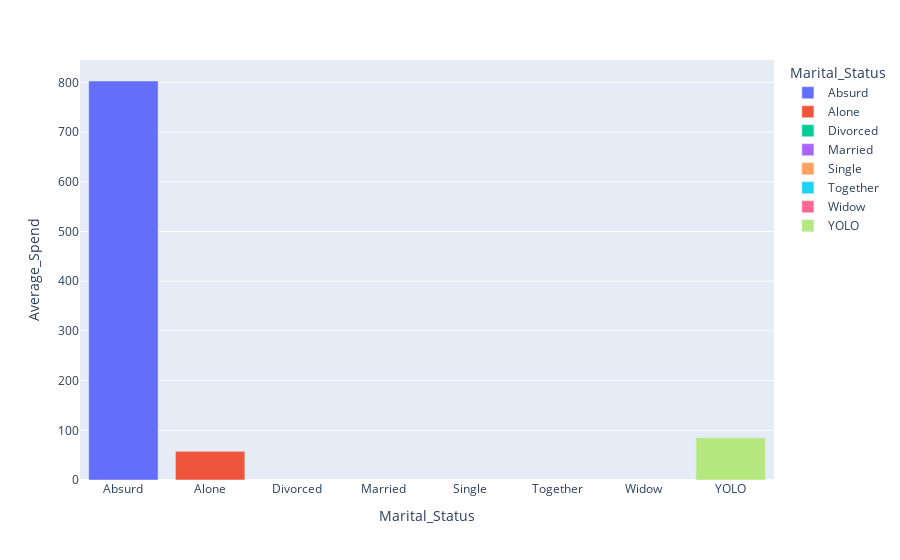

The notebook cell saved with this chart:
### Markdown cell above
This bar chart illustrates the average spending for each marital status. Specifically, it shows how the 'Average spend' varies across different categories in the Marital_Status column.

### Code cell
#Average spend by marital status

average_marital_spent = df_no_outliers.groupby(['Marital_Status'])['Average_Spend'].mean().reset_index()

fig_marital_spent = px.bar(average_marital_spent, x='Marital_Status', y='Average_Spend', color='Marital_Status')

fig_marital_spent.show()

### Figure 1 — Plotly figure (JSON) as saved in the notebook; plotly's stock layout.template omitted (floating-point values rounded to 4 significant figures)
{"data": [{"alignmentgroup": "True", "hovertemplate": "Marital_Status=%{x}<br>Average_Spend=%{y}<extra></extra>", "legendgroup": "Absurd", "marker": {"color": "#636efa", "pattern": {"shape": ""}}, "name": "Absurd", "offsetgroup": "Absurd", "orientation": "v", "showlegend": true, "textposition": "auto", "type": "bar", "x": ["Absurd"], "xaxis": "x", "y": [802.8], "yaxis": "y"}, {"alignmentgroup": "True", "hovertemplate": "Marital_Status=%{x}<br>Average_Spend=%{y}<extra></extra>", "legendgroup": "Alone", "marker": {"color": "#EF553B", "pattern": {"shape": ""}}, "name": "Alone", "offsetgroup": "Alone", "orientation": "v", "showlegend": true, "textposition": "auto", "type": "bar", "x": ["Alone"], "xaxis": "x", "y": [57.72], "yaxis": "y"}, {"alignmentgroup": "True", "hovertemplate": "Marital_Status=%{x}<br>Average_Spend=%{y}<extra></extra>", "legendgroup": "Divorced", "marker": {"color": "#00cc96", "pattern": {"shape": ""}}, "name": "Divorced", "offsetgroup": "Divorced", "orientation": "v", "showlegend": true, "textposition": "auto", "type": "bar", "x": ["Divorced"], "xaxis": "x", "y": [null], "yaxis": "y"}, {"alignmentgroup": "True", "hovertemplate": "Marital_Status=%{x}<br>Average_Spend=%{y}<extra></extra>", "legendgroup": "Married", "marker": {"color": "#ab63fa", "pattern": {"shape": ""}}, "name": "Married", "offsetgroup": "Married", "orientation": "v", "showlegend": true, "textposition": "auto", "type": "bar", "x": ["Married"], "xaxis": "x", "y": [null], "yaxis": "y"}, {"alignmentgroup": "True", "hovertemplate": "Marital_Status=%{x}<br>Average_Spend=%{y}<extra></extra>", "legendgroup": "Single", "marker": {"color": "#FFA15A", "pattern": {"shape": ""}}, "name": "Single", "offsetgroup": "Single", "orientation": "v", "showlegend": true, "textposition": "auto", "type": "bar", "x": ["Single"], "xaxis": "x", "y": [null], "yaxis": "y"}, {"alignmentgroup": "True", "hovertemplate": "Marital_Status=%{x}<br>Average_Spend=%{y}<extra></extra>", "legendgroup": "Together", "marker": {"color": "#19d3f3", "pattern": {"shape": ""}}, "name": "Together", "offsetgroup": "Together", "orientation": "v", "showlegend": true, "textposition": "auto", "type": "bar", "x": ["Together"], "xaxis": "x", "y": [null], "yaxis": "y"}, {"alignmentgroup": "True", "hovertemplate": "Marital_Status=%{x}<br>Average_Spend=%{y}<extra></extra>", "legendgroup": "Widow", "marker": {"color": "#FF6692", "pattern": {"shape": ""}}, "name": "Widow", "offsetgroup": "Widow", "orientation": "v", "showlegend": true, "textposition": "auto", "type": "bar", "x": ["Widow"], "xaxis": "x", "y": [null], "yaxis": "y"}, {"alignmentgroup": "True", "hovertemplate": "Marital_Status=%{x}<br>Average_Spend=%{y}<extra></extra>", "legendgroup": "YOLO", "marker": {"color": "#B6E880", "pattern": {"shape": ""}}, "name": "YOLO", "offsetgroup": "YOLO", "orientation": "v", "showlegend": true, "textposition": "auto", "type": "bar", "x": ["YOLO"], "xaxis": "x", "y": [84.8], "yaxis": "y"}], "layout": {"barmode": "relative", "legend": {"title": {"text": "Marital_Status"}, "tracegroupgap": 0}, "margin": {"t": 60}, "xaxis": {"anchor": "y", "categoryarray": ["Absurd", "Alone", "Divorced", "Married", "Single", "Together", "Widow", "YOLO"], "categoryorder": "array", "domain": [0, 1], "title": {"text": "Marital_Status"}}, "yaxis": {"anchor": "x", "domain": [0, 1], "title": {"text": "Average_Spend"}}}}
